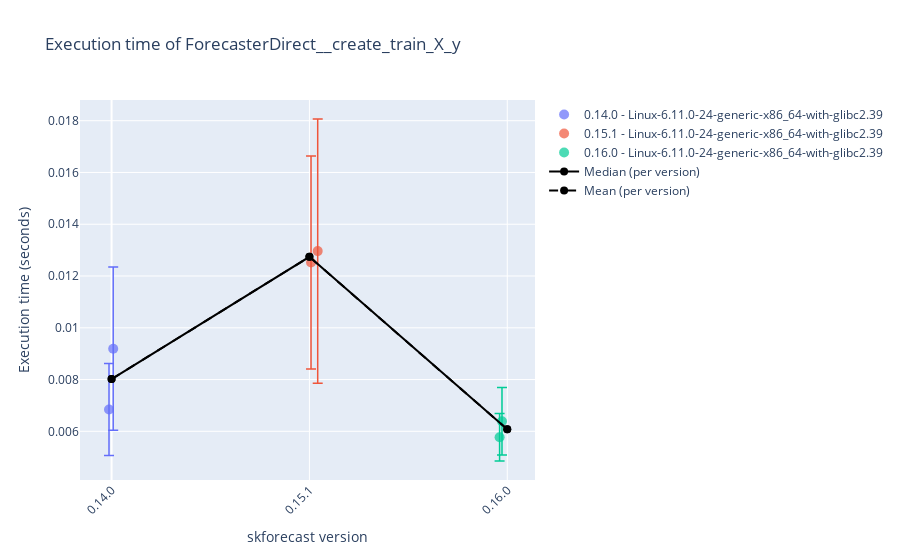
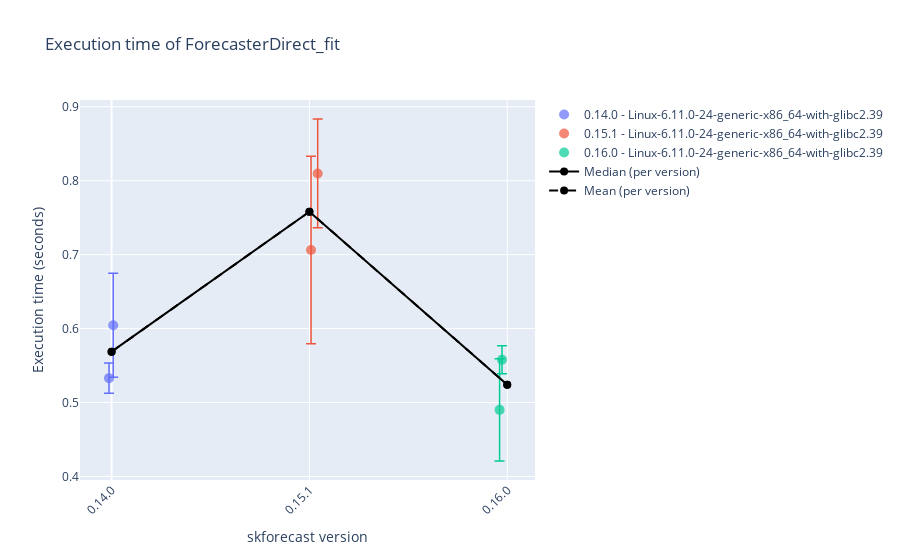
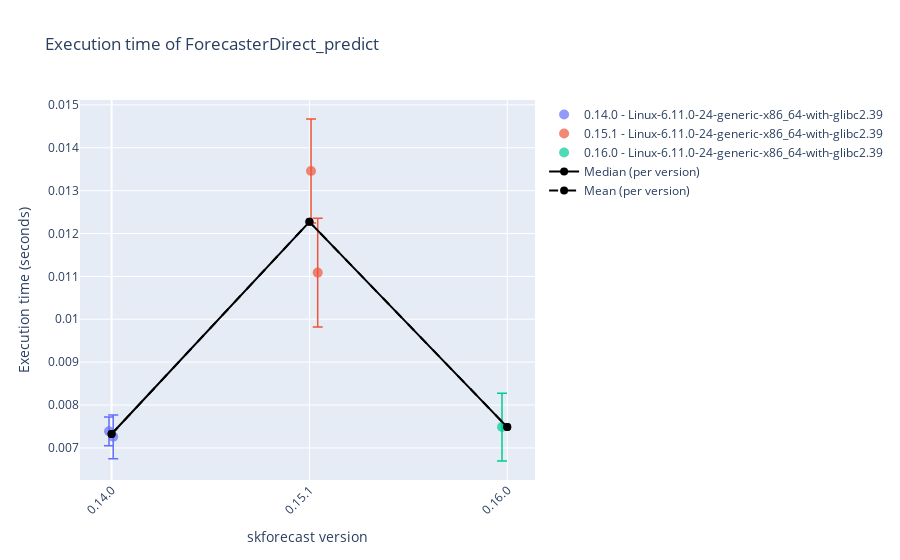
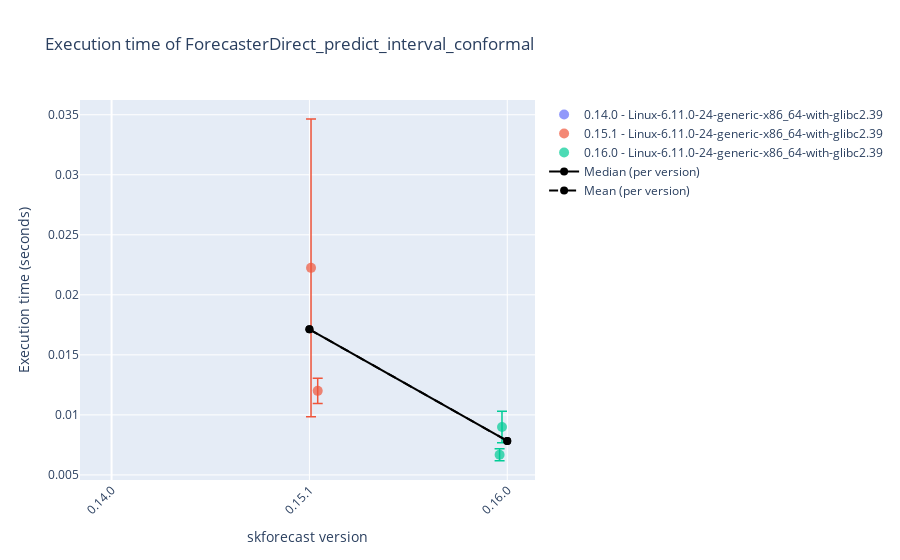

Here is the notebook cell these charts were saved with, in order:
### Code cell
# Plot results
# ==============================================================================
display_df = False
selected_date = None
# 'Linux-6.11.0-24-generic-x86_64-with-glibc2.39'
# 'Windows-10-10.0.19045-SP0'
selected_platform = None

results_benchmark_all = joblib.load("./benchmark.joblib")
results_benchmark = results_benchmark_all.query("forecaster_name in ['ForecasterDirect', 'ForecasterAutoregDirect']")
results_benchmark = results_benchmark.query("regressor_name == 'LGBMRegressor'")
for function_name in results_benchmark['function_name'].unique():
    df = results_benchmark.query(f"function_name == '{function_name}'")
    if selected_date:
        df = df[df['datetime'].dt.date == pd.to_datetime(selected_date).date()]
    if selected_platform:
        df = df[df['platform'] == selected_platform]
    if display_df:
        display(df)
    plot_benchmark_results(df.copy(), function_name, add_median=True, add_mean=True)

### Figure 1 — Plotly figure (JSON) as saved in the notebook; plotly's stock layout.template omitted (floating-point values rounded to 4 significant figures)
{"data": [{"error_y": {"array": [0.001775, 0.003154], "color": "#636EFA", "thickness": 1.5, "type": "data", "visible": true, "width": 5}, "hovertemplate": "%{text}<extra></extra>", "marker": {"color": "#636EFA", "opacity": 0.7, "size": 10, "symbol": "circle"}, "mode": "markers", "name": "0.14.0 - Linux-6.11.0-24-generic-x86_64-with-glibc2.39", "showlegend": true, "text": ["Forecaster: ForecasterDirect<br>Regressor: LGBMRegressor<br>Function: ForecasterDirect__create_train_X_y<br>Function_hash: 48e2bcc0f1027ed5627d3c757c24031c<br>Datetime: 2025-04-28 10:13:49.762764<br>Python version: 3.12.9<br>skforecast version: 0.14.0<br>numpy version: 2.2.5<br>pandas version: 2.2.3<br>sklearn version: 1.6.1<br>lightgbm version: 4.6.0<br>Platform: Linux-6.11.0-24-generic-x86_64-with-glibc2.39<br>Processor: x86_64<br>CPU count: 8<br>Memory (GB): 16.64<br>", "Forecaster: ForecasterDirect<br>Regressor: LGBMRegressor<br>Function: ForecasterDirect__create_train_X_y<br>Function_hash: 48e2bcc0f1027ed5627d3c757c24031c<br>Datetime: 2025-04-28 10:21:38.493641<br>Python version: 3.12.9<br>skforecast version: 0.14.0<br>numpy version: 2.2.5<br>pandas version: 2.2.3<br>sklearn version: 1.6.1<br>lightgbm version: 4.6.0<br>Platform: Linux-6.11.0-24-generic-x86_64-with-glibc2.39<br>Processor: x86_64<br>CPU count: 8<br>Memory (GB): 16.64<br>"], "type": "scatter", "x": [-0.01307, 0.008195], "y": [0.006842, 0.009193]}, {"error_y": {"array": [0.004112, 0.005104], "color": "#EF553B", "thickness": 1.5, "type": "data", "visible": true, "width": 5}, "hovertemplate": "%{text}<extra></extra>", "marker": {"color": "#EF553B", "opacity": 0.7, "size": 10, "symbol": "circle"}, "mode": "markers", "name": "0.15.1 - Linux-6.11.0-24-generic-x86_64-with-glibc2.39", "showlegend": true, "text": ["Forecaster: ForecasterDirect<br>Regressor: LGBMRegressor<br>Function: ForecasterDirect__create_train_X_y<br>Function_hash: 48e2bcc0f1027ed5627d3c757c24031c<br>Datetime: 2025-04-28 09:51:29.897020<br>Python version: 3.12.9<br>skforecast version: 0.15.1<br>numpy version: 2.2.5<br>pandas version: 2.2.3<br>sklearn version: 1.6.1<br>lightgbm version: 4.6.0<br>Platform: Linux-6.11.0-24-generic-x86_64-with-glibc2.39<br>Processor: x86_64<br>CPU count: 8<br>Memory (GB): 16.64<br>", "Forecaster: ForecasterDirect<br>Regressor: LGBMRegressor<br>Function: ForecasterDirect__create_train_X_y<br>Function_hash: 48e2bcc0f1027ed5627d3c757c24031c<br>Datetime: 2025-04-28 09:58:41.259475<br>Python version: 3.12.9<br>skforecast version: 0.15.1<br>numpy version: 2.2.5<br>pandas version: 2.2.3<br>sklearn version: 1.6.1<br>lightgbm version: 4.6.0<br>Platform: Linux-6.11.0-24-generic-x86_64-with-glibc2.39<br>Processor: x86_64<br>CPU count: 8<br>Memory (GB): 16.64<br>"], "type": "scatter", "x": [1.008, 1.042], "y": [0.01252, 0.01296]}, {"error_y": {"array": [0.0009158, 0.001301], "color": "#00CC96", "thickness": 1.5, "type": "data", "visible": true, "width": 5}, "hovertemplate": "%{text}<extra></extra>", "marker": {"color": "#00CC96", "opacity": 0.7, "size": 10, "symbol": "circle"}, "mode": "markers", "name": "0.16.0 - Linux-6.11.0-24-generic-x86_64-with-glibc2.39", "showlegend": true, "text": ["Forecaster: ForecasterDirect<br>Regressor: LGBMRegressor<br>Function: ForecasterDirect__create_train_X_y<br>Function_hash: 48e2bcc0f1027ed5627d3c757c24031c<br>Datetime: 2025-04-27 23:47:53.217422<br>Python version: 3.12.9<br>skforecast version: 0.16.0<br>numpy version: 2.2.5<br>pandas version: 2.2.3<br>sklearn version: 1.6.1<br>lightgbm version: 4.6.0<br>Platform: Linux-6.11.0-24-generic-x86_64-with-glibc2.39<br>Processor: x86_64<br>CPU count: 8<br>Memory (GB): 16.64<br>", "Forecaster: ForecasterDirect<br>Regressor: LGBMRegressor<br>Function: ForecasterDirect__create_train_X_y<br>Function_hash: 48e2bcc0f1027ed5627d3c757c24031c<br>Datetime: 2025-04-28 10:24:48.168095<br>Python version: 3.12.9<br>skforecast version: 0.16.0<br>numpy version: 2.2.5<br>pandas version: 2.2.3<br>sklearn version: 1.6.1<br>lightgbm version: 4.6.0<br>Platform: Linux-6.11.0-24-generic-x86_64-with-glibc2.39<br>Processor: x86_64<br>CPU count: 8<br>Memory (GB): 16.64<br>"], "type": "scatter", "x": [1.961, 1.973], "y": [0.005769, 0.006388]}, {"line": {"color": "black", "width": 2}, "marker": {"color": "black", "size": 8}, "mode": "lines+markers", "name": "Median (per version)", "type": "scatter", "x": [0, 1, 2], "y": [0.008017, 0.01274, 0.006079]}, {"line": {"color": "black", "dash": "dash", "width": 2}, "marker": {"color": "black", "size": 8}, "mode": "lines+markers", "name": "Mean (per version)", "type": "scatter", "x": [0, 1, 2], "y": [0.008017, 0.01274, 0.006079]}], "layout": {"showlegend": true, "title": {"text": "Execution time of ForecasterDirect__create_train_X_y"}, "xaxis": {"tickangle": -45, "tickmode": "array", "ticktext": ["0.14.0", "0.15.1", "0.16.0"], "tickvals": [0, 1, 2], "title": {"text": "skforecast version"}}, "yaxis": {"title": {"text": "Execution time (seconds)"}}}}

### Figure 2 — Plotly figure (JSON) as saved in the notebook; plotly's stock layout.template omitted (floating-point values rounded to 4 significant figures)
{"data": [{"error_y": {"array": [0.02052, 0.07039], "color": "#636EFA", "thickness": 1.5, "type": "data", "visible": true, "width": 5}, "hovertemplate": "%{text}<extra></extra>", "marker": {"color": "#636EFA", "opacity": 0.7, "size": 10, "symbol": "circle"}, "mode": "markers", "name": "0.14.0 - Linux-6.11.0-24-generic-x86_64-with-glibc2.39", "showlegend": true, "text": ["Forecaster: ForecasterDirect<br>Regressor: LGBMRegressor<br>Function: ForecasterDirect_fit<br>Function_hash: 58b0986e26feb27e807c1fc760184d95<br>Datetime: 2025-04-28 10:13:55.097852<br>Python version: 3.12.9<br>skforecast version: 0.14.0<br>numpy version: 2.2.5<br>pandas version: 2.2.3<br>sklearn version: 1.6.1<br>lightgbm version: 4.6.0<br>Platform: Linux-6.11.0-24-generic-x86_64-with-glibc2.39<br>Processor: x86_64<br>CPU count: 8<br>Memory (GB): 16.64<br>", "Forecaster: ForecasterDirect<br>Regressor: LGBMRegressor<br>Function: ForecasterDirect_fit<br>Function_hash: 58b0986e26feb27e807c1fc760184d95<br>Datetime: 2025-04-28 10:21:44.545966<br>Python version: 3.12.9<br>skforecast version: 0.14.0<br>numpy version: 2.2.5<br>pandas version: 2.2.3<br>sklearn version: 1.6.1<br>lightgbm version: 4.6.0<br>Platform: Linux-6.11.0-24-generic-x86_64-with-glibc2.39<br>Processor: x86_64<br>CPU count: 8<br>Memory (GB): 16.64<br>"], "type": "scatter", "x": [-0.01307, 0.008195], "y": [0.5329, 0.6045]}, {"error_y": {"array": [0.1269, 0.0736], "color": "#EF553B", "thickness": 1.5, "type": "data", "visible": true, "width": 5}, "hovertemplate": "%{text}<extra></extra>", "marker": {"color": "#EF553B", "opacity": 0.7, "size": 10, "symbol": "circle"}, "mode": "markers", "name": "0.15.1 - Linux-6.11.0-24-generic-x86_64-with-glibc2.39", "showlegend": true, "text": ["Forecaster: ForecasterDirect<br>Regressor: LGBMRegressor<br>Function: ForecasterDirect_fit<br>Function_hash: 58b0986e26feb27e807c1fc760184d95<br>Datetime: 2025-04-28 09:51:36.970047<br>Python version: 3.12.9<br>skforecast version: 0.15.1<br>numpy version: 2.2.5<br>pandas version: 2.2.3<br>sklearn version: 1.6.1<br>lightgbm version: 4.6.0<br>Platform: Linux-6.11.0-24-generic-x86_64-with-glibc2.39<br>Processor: x86_64<br>CPU count: 8<br>Memory (GB): 16.64<br>", "Forecaster: ForecasterDirect<br>Regressor: LGBMRegressor<br>Function: ForecasterDirect_fit<br>Function_hash: 58b0986e26feb27e807c1fc760184d95<br>Datetime: 2025-04-28 09:58:49.369777<br>Python version: 3.12.9<br>skforecast version: 0.15.1<br>numpy version: 2.2.5<br>pandas version: 2.2.3<br>sklearn version: 1.6.1<br>lightgbm version: 4.6.0<br>Platform: Linux-6.11.0-24-generic-x86_64-with-glibc2.39<br>Processor: x86_64<br>CPU count: 8<br>Memory (GB): 16.64<br>"], "type": "scatter", "x": [1.008, 1.042], "y": [0.7062, 0.8098]}, {"error_y": {"array": [0.06918, 0.01893], "color": "#00CC96", "thickness": 1.5, "type": "data", "visible": true, "width": 5}, "hovertemplate": "%{text}<extra></extra>", "marker": {"color": "#00CC96", "opacity": 0.7, "size": 10, "symbol": "circle"}, "mode": "markers", "name": "0.16.0 - Linux-6.11.0-24-generic-x86_64-with-glibc2.39", "showlegend": true, "text": ["Forecaster: ForecasterDirect<br>Regressor: LGBMRegressor<br>Function: ForecasterDirect_fit<br>Function_hash: 58b0986e26feb27e807c1fc760184d95<br>Datetime: 2025-04-27 23:47:58.125140<br>Python version: 3.12.9<br>skforecast version: 0.16.0<br>numpy version: 2.2.5<br>pandas version: 2.2.3<br>sklearn version: 1.6.1<br>lightgbm version: 4.6.0<br>Platform: Linux-6.11.0-24-generic-x86_64-with-glibc2.39<br>Processor: x86_64<br>CPU count: 8<br>Memory (GB): 16.64<br>", "Forecaster: ForecasterDirect<br>Regressor: LGBMRegressor<br>Function: ForecasterDirect_fit<br>Function_hash: 58b0986e26feb27e807c1fc760184d95<br>Datetime: 2025-04-28 10:24:53.754727<br>Python version: 3.12.9<br>skforecast version: 0.16.0<br>numpy version: 2.2.5<br>pandas version: 2.2.3<br>sklearn version: 1.6.1<br>lightgbm version: 4.6.0<br>Platform: Linux-6.11.0-24-generic-x86_64-with-glibc2.39<br>Processor: x86_64<br>CPU count: 8<br>Memory (GB): 16.64<br>"], "type": "scatter", "x": [1.961, 1.973], "y": [0.49, 0.558]}, {"line": {"color": "black", "width": 2}, "marker": {"color": "black", "size": 8}, "mode": "lines+markers", "name": "Median (per version)", "type": "scatter", "x": [0, 1, 2], "y": [0.5687, 0.758, 0.524]}, {"line": {"color": "black", "dash": "dash", "width": 2}, "marker": {"color": "black", "size": 8}, "mode": "lines+markers", "name": "Mean (per version)", "type": "scatter", "x": [0, 1, 2], "y": [0.5687, 0.758, 0.524]}], "layout": {"showlegend": true, "title": {"text": "Execution time of ForecasterDirect_fit"}, "xaxis": {"tickangle": -45, "tickmode": "array", "ticktext": ["0.14.0", "0.15.1", "0.16.0"], "tickvals": [0, 1, 2], "title": {"text": "skforecast version"}}, "yaxis": {"title": {"text": "Execution time (seconds)"}}}}

### Figure 3 — Plotly figure (JSON) as saved in the notebook; plotly's stock layout.template omitted (floating-point values rounded to 4 significant figures)
{"data": [{"error_y": {"array": [0.0003351, 0.0005101], "color": "#636EFA", "thickness": 1.5, "type": "data", "visible": true, "width": 5}, "hovertemplate": "%{text}<extra></extra>", "marker": {"color": "#636EFA", "opacity": 0.7, "size": 10, "symbol": "circle"}, "mode": "markers", "name": "0.14.0 - Linux-6.11.0-24-generic-x86_64-with-glibc2.39", "showlegend": true, "text": ["Forecaster: ForecasterDirect<br>Regressor: LGBMRegressor<br>Function: ForecasterDirect_predict<br>Function_hash: 5f50103f5370c748541777e8ef55203e<br>Datetime: 2025-04-28 10:13:55.859778<br>Python version: 3.12.9<br>skforecast version: 0.14.0<br>numpy version: 2.2.5<br>pandas version: 2.2.3<br>sklearn version: 1.6.1<br>lightgbm version: 4.6.0<br>Platform: Linux-6.11.0-24-generic-x86_64-with-glibc2.39<br>Processor: x86_64<br>CPU count: 8<br>Memory (GB): 16.64<br>", "Forecaster: ForecasterDirect<br>Regressor: LGBMRegressor<br>Function: ForecasterDirect_predict<br>Function_hash: 5f50103f5370c748541777e8ef55203e<br>Datetime: 2025-04-28 10:21:45.296250<br>Python version: 3.12.9<br>skforecast version: 0.14.0<br>numpy version: 2.2.5<br>pandas version: 2.2.3<br>sklearn version: 1.6.1<br>lightgbm version: 4.6.0<br>Platform: Linux-6.11.0-24-generic-x86_64-with-glibc2.39<br>Processor: x86_64<br>CPU count: 8<br>Memory (GB): 16.64<br>"], "type": "scatter", "x": [-0.01307, 0.008195], "y": [0.007388, 0.007261]}, {"error_y": {"array": [0.001214, 0.001267], "color": "#EF553B", "thickness": 1.5, "type": "data", "visible": true, "width": 5}, "hovertemplate": "%{text}<extra></extra>", "marker": {"color": "#EF553B", "opacity": 0.7, "size": 10, "symbol": "circle"}, "mode": "markers", "name": "0.15.1 - Linux-6.11.0-24-generic-x86_64-with-glibc2.39", "showlegend": true, "text": ["Forecaster: ForecasterDirect<br>Regressor: LGBMRegressor<br>Function: ForecasterDirect_predict<br>Function_hash: 5f50103f5370c748541777e8ef55203e<br>Datetime: 2025-04-28 09:51:38.289050<br>Python version: 3.12.9<br>skforecast version: 0.15.1<br>numpy version: 2.2.5<br>pandas version: 2.2.3<br>sklearn version: 1.6.1<br>lightgbm version: 4.6.0<br>Platform: Linux-6.11.0-24-generic-x86_64-with-glibc2.39<br>Processor: x86_64<br>CPU count: 8<br>Memory (GB): 16.64<br>", "Forecaster: ForecasterDirect<br>Regressor: LGBMRegressor<br>Function: ForecasterDirect_predict<br>Function_hash: 5f50103f5370c748541777e8ef55203e<br>Datetime: 2025-04-28 09:58:50.557330<br>Python version: 3.12.9<br>skforecast version: 0.15.1<br>numpy version: 2.2.5<br>pandas version: 2.2.3<br>sklearn version: 1.6.1<br>lightgbm version: 4.6.0<br>Platform: Linux-6.11.0-24-generic-x86_64-with-glibc2.39<br>Processor: x86_64<br>CPU count: 8<br>Memory (GB): 16.64<br>"], "type": "scatter", "x": [1.008, 1.042], "y": [0.01346, 0.01109]}, {"error_y": {"array": [NaN, 0.000791], "color": "#00CC96", "thickness": 1.5, "type": "data", "visible": true, "width": 5}, "hovertemplate": "%{text}<extra></extra>", "marker": {"color": "#00CC96", "opacity": 0.7, "size": 10, "symbol": "circle"}, "mode": "markers", "name": "0.16.0 - Linux-6.11.0-24-generic-x86_64-with-glibc2.39", "showlegend": true, "text": ["Forecaster: ForecasterDirect<br>Regressor: LGBMRegressor<br>Function: ForecasterDirect_predict<br>Function_hash: 333dd5434298b3bb082ab55e08e18256<br>Datetime: 2025-04-27 23:47:58.588488<br>Python version: 3.12.9<br>skforecast version: 0.16.0<br>numpy version: 2.2.5<br>pandas version: 2.2.3<br>sklearn version: 1.6.1<br>lightgbm version: 4.6.0<br>Platform: Linux-6.11.0-24-generic-x86_64-with-glibc2.39<br>Processor: x86_64<br>CPU count: 8<br>Memory (GB): 16.64<br>", "Forecaster: ForecasterDirect<br>Regressor: LGBMRegressor<br>Function: ForecasterDirect_predict<br>Function_hash: 5f50103f5370c748541777e8ef55203e<br>Datetime: 2025-04-28 10:24:54.530667<br>Python version: 3.12.9<br>skforecast version: 0.16.0<br>numpy version: 2.2.5<br>pandas version: 2.2.3<br>sklearn version: 1.6.1<br>lightgbm version: 4.6.0<br>Platform: Linux-6.11.0-24-generic-x86_64-with-glibc2.39<br>Processor: x86_64<br>CPU count: 8<br>Memory (GB): 16.64<br>"], "type": "scatter", "x": [1.961, 1.973], "y": [NaN, 0.007487]}, {"line": {"color": "black", "width": 2}, "marker": {"color": "black", "size": 8}, "mode": "lines+markers", "name": "Median (per version)", "type": "scatter", "x": [0, 1, 2], "y": [0.007324, 0.01227, 0.007487]}, {"line": {"color": "black", "dash": "dash", "width": 2}, "marker": {"color": "black", "size": 8}, "mode": "lines+markers", "name": "Mean (per version)", "type": "scatter", "x": [0, 1, 2], "y": [0.007324, 0.01227, 0.007487]}], "layout": {"showlegend": true, "title": {"text": "Execution time of ForecasterDirect_predict"}, "xaxis": {"tickangle": -45, "tickmode": "array", "ticktext": ["0.14.0", "0.15.1", "0.16.0"], "tickvals": [0, 1, 2], "title": {"text": "skforecast version"}}, "yaxis": {"title": {"text": "Execution time (seconds)"}}}}

### Figure 4 — Plotly figure (JSON) as saved in the notebook; plotly's stock layout.template omitted (floating-point values rounded to 4 significant figures)
{"data": [{"error_y": {"array": [NaN, NaN], "color": "#636EFA", "thickness": 1.5, "type": "data", "visible": true, "width": 5}, "hovertemplate": "%{text}<extra></extra>", "marker": {"color": "#636EFA", "opacity": 0.7, "size": 10, "symbol": "circle"}, "mode": "markers", "name": "0.14.0 - Linux-6.11.0-24-generic-x86_64-with-glibc2.39", "showlegend": true, "text": ["Forecaster: ForecasterDirect<br>Regressor: LGBMRegressor<br>Function: ForecasterDirect_predict_interval_conformal<br>Function_hash: 99e8b80470fe164e0dd8624bc10ca976<br>Datetime: 2025-04-28 10:13:55.865767<br>Python version: 3.12.9<br>skforecast version: 0.14.0<br>numpy version: 2.2.5<br>pandas version: 2.2.3<br>sklearn version: 1.6.1<br>lightgbm version: 4.6.0<br>Platform: Linux-6.11.0-24-generic-x86_64-with-glibc2.39<br>Processor: x86_64<br>CPU count: 8<br>Memory (GB): 16.64<br>", "Forecaster: ForecasterDirect<br>Regressor: LGBMRegressor<br>Function: ForecasterDirect_predict_interval_conformal<br>Function_hash: 99e8b80470fe164e0dd8624bc10ca976<br>Datetime: 2025-04-28 10:21:45.302145<br>Python version: 3.12.9<br>skforecast version: 0.14.0<br>numpy version: 2.2.5<br>pandas version: 2.2.3<br>sklearn version: 1.6.1<br>lightgbm version: 4.6.0<br>Platform: Linux-6.11.0-24-generic-x86_64-with-glibc2.39<br>Processor: x86_64<br>CPU count: 8<br>Memory (GB): 16.64<br>"], "type": "scatter", "x": [-0.01307, 0.008195], "y": [NaN, NaN]}, {"error_y": {"array": [0.0124, 0.001044], "color": "#EF553B", "thickness": 1.5, "type": "data", "visible": true, "width": 5}, "hovertemplate": "%{text}<extra></extra>", "marker": {"color": "#EF553B", "opacity": 0.7, "size": 10, "symbol": "circle"}, "mode": "markers", "name": "0.15.1 - Linux-6.11.0-24-generic-x86_64-with-glibc2.39", "showlegend": true, "text": ["Forecaster: ForecasterDirect<br>Regressor: LGBMRegressor<br>Function: ForecasterDirect_predict_interval_conformal<br>Function_hash: 99e8b80470fe164e0dd8624bc10ca976<br>Datetime: 2025-04-28 09:51:38.968543<br>Python version: 3.12.9<br>skforecast version: 0.15.1<br>numpy version: 2.2.5<br>pandas version: 2.2.3<br>sklearn version: 1.6.1<br>lightgbm version: 4.6.0<br>Platform: Linux-6.11.0-24-generic-x86_64-with-glibc2.39<br>Processor: x86_64<br>CPU count: 8<br>Memory (GB): 16.64<br>", "Forecaster: ForecasterDirect<br>Regressor: LGBMRegressor<br>Function: ForecasterDirect_predict_interval_conformal<br>Function_hash: 99e8b80470fe164e0dd8624bc10ca976<br>Datetime: 2025-04-28 09:58:50.928110<br>Python version: 3.12.9<br>skforecast version: 0.15.1<br>numpy version: 2.2.5<br>pandas version: 2.2.3<br>sklearn version: 1.6.1<br>lightgbm version: 4.6.0<br>Platform: Linux-6.11.0-24-generic-x86_64-with-glibc2.39<br>Processor: x86_64<br>CPU count: 8<br>Memory (GB): 16.64<br>"], "type": "scatter", "x": [1.008, 1.042], "y": [0.02224, 0.012]}, {"error_y": {"array": [0.0005093, 0.001306], "color": "#00CC96", "thickness": 1.5, "type": "data", "visible": true, "width": 5}, "hovertemplate": "%{text}<extra></extra>", "marker": {"color": "#00CC96", "opacity": 0.7, "size": 10, "symbol": "circle"}, "mode": "markers", "name": "0.16.0 - Linux-6.11.0-24-generic-x86_64-with-glibc2.39", "showlegend": true, "text": ["Forecaster: ForecasterDirect<br>Regressor: LGBMRegressor<br>Function: ForecasterDirect_predict_interval_conformal<br>Function_hash: 99e8b80470fe164e0dd8624bc10ca976<br>Datetime: 2025-04-27 23:47:58.793405<br>Python version: 3.12.9<br>skforecast version: 0.16.0<br>numpy version: 2.2.5<br>pandas version: 2.2.3<br>sklearn version: 1.6.1<br>lightgbm version: 4.6.0<br>Platform: Linux-6.11.0-24-generic-x86_64-with-glibc2.39<br>Processor: x86_64<br>CPU count: 8<br>Memory (GB): 16.64<br>", "Forecaster: ForecasterDirect<br>Regressor: LGBMRegressor<br>Function: ForecasterDirect_predict_interval_conformal<br>Function_hash: 99e8b80470fe164e0dd8624bc10ca976<br>Datetime: 2025-04-28 10:24:54.807903<br>Python version: 3.12.9<br>skforecast version: 0.16.0<br>numpy version: 2.2.5<br>pandas version: 2.2.3<br>sklearn version: 1.6.1<br>lightgbm version: 4.6.0<br>Platform: Linux-6.11.0-24-generic-x86_64-with-glibc2.39<br>Processor: x86_64<br>CPU count: 8<br>Memory (GB): 16.64<br>"], "type": "scatter", "x": [1.961, 1.973], "y": [0.006679, 0.00899]}, {"line": {"color": "black", "width": 2}, "marker": {"color": "black", "size": 8}, "mode": "lines+markers", "name": "Median (per version)", "type": "scatter", "x": [0, 1, 2], "y": [NaN, 0.01712, 0.007835]}, {"line": {"color": "black", "dash": "dash", "width": 2}, "marker": {"color": "black", "size": 8}, "mode": "lines+markers", "name": "Mean (per version)", "type": "scatter", "x": [0, 1, 2], "y": [NaN, 0.01712, 0.007835]}], "layout": {"showlegend": true, "title": {"text": "Execution time of ForecasterDirect_predict_interval_conformal"}, "xaxis": {"tickangle": -45, "tickmode": "array", "ticktext": ["0.14.0", "0.15.1", "0.16.0"], "tickvals": [0, 1, 2], "title": {"text": "skforecast version"}}, "yaxis": {"title": {"text": "Execution time (seconds)"}}}}
